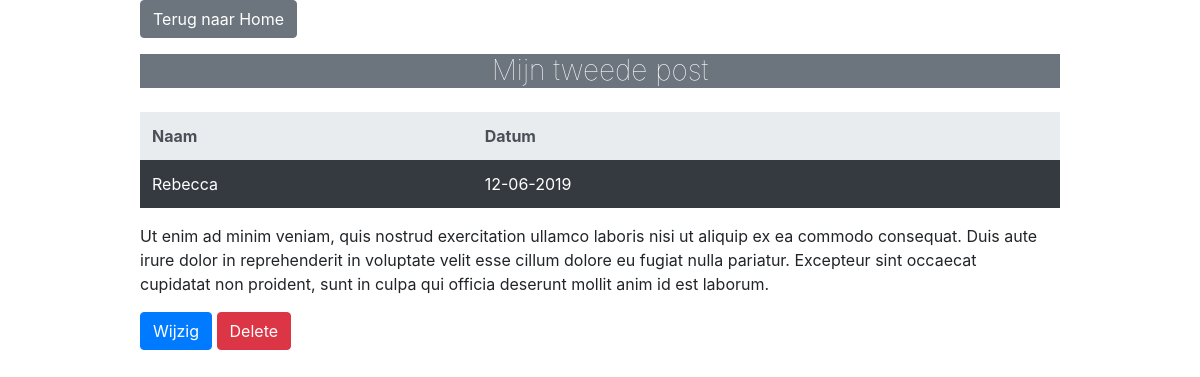
The page /read.php?message_id=3 on the database its author committed.
### tables this page shows
CREATE TABLE IF NOT EXISTS `messages` (
  `message_id` int(11) NOT NULL AUTO_INCREMENT,
  `titel` text NOT NULL,
  `name` text NOT NULL,
  `message` text NOT NULL,
  `date` date NOT NULL,
  PRIMARY KEY (`message_id`)
);

### models/db.php (called while the page is built, shortened)
<?php
class db
{
  public function __construct($host = 'localhost', $username ='root', $password ='', $dbname ='rssblog')
  {
    $this->host =$host;
    $this->username =$username;
    $this->password =$password;
    $this->dbname = $dbname;
    try {
    $this->conn = new PDO("mysql:host=".$this->host.";dbname=". $this->dbname, $this->username, $this->password);
    }
    catch(PDOException $e)
    {
    echo "Connection failed: " . $e->getMessage();
    }
  }
}

### models/message.class.php (called while the page is built, shortened)
<?php
require_once 'db.php';
class message extends db
{
    public function getPostById($table = null, $id){
        $a = ("SELECT * FROM"." ".$table." "."WHERE message_id = " .$id);
        $stmt = $this->conn->prepare($a);
        $stmt->execute();
        $stmt->setFetchMode(PDO::FETCH_ASSOC);
        $result = $stmt->fetchAll();
        return $result;
    }
}

### read.php (the view, shortened to what this page needs)
<?php
require_once 'models/message.class.php';
$blogs = new message();
$id = $_GET['message_id'];
$messages = $blogs->getPostById('messages', $id);
?>
<!doctype html>
<html lang="en">
  <head>
    <link rel="stylesheet" href="https://stackpath.bootstrapcdn.com/bootstrap/4.3.1/css/bootstrap.min.css">
  </head>
  <body>
  <div class="container">
  <div class="row">
  <div class="col-lg-10 offset-1" >
  <div><a type="button" class="btn btn-secondary"  href="index.php"; ?>Terug naar Home</a> </div>
    <h3 class="text-center bg-secondary text-white mt-3 font-weight-lighter"><?php echo $messages[0]['titel'];?></h3>
    <table class="table table-hover table-dark table-borderless mt-4">
          <thead class="thead-light">
            <tr>
              <th scope="col">Naam</th>
              <th scope="col">Datum</th>
              <th></th>
              <th></th>
            </tr>
          </thead>
          <tbody>
            <?php if(count($messages)>0): ?>
              <?php $counter=0 ; ?>
              <?php while($counter<count($messages)) :?>
                <?php $row = $messages[$counter]; ?>
                <tr>
                  <td><?php echo $row['name']; ?></td>
                  <td><?php $var = $row['date'];
                            $date = str_replace('-', '/', $var);
                            echo date('d-m-Y', strtotime($date)); ?></td>
                </tr>
                <?php $counter++ ; ?>
          </tbody>
        </table>
        <p class="mr-3"><?php echo $row['message']; ?></p>
                <p><a type="button" class="btn btn-primary"  href="edit.php?message_id=<?php echo $row['message_id']; ?>">Wijzig</a>
                <a type="button" class="btn btn-danger"  href="delete.php?message_id=<?php echo $row['message_id']; ?>">Delete</a></p>
                <?php endwhile; ?>
            <?php endif; ?>
    </div>
    </div>
  </body>
</html>

### rows shown on the page
messages: titel "Mijn tweede post", name "Rebecca", date "12-06-2019", message "Ut enim ad minim veniam, quis nostrud exercitation ullamco laboris nisi ut aliquip ex ea commodo consequat. Duis aute irure dolor in reprehenderit in voluptate velit esse cillum dolore eu fugiat nulla pariatur. Excepteur sint occaecat cupidatat non proident, sunt in culpa qui officia deserunt mollit anim id est laborum."
